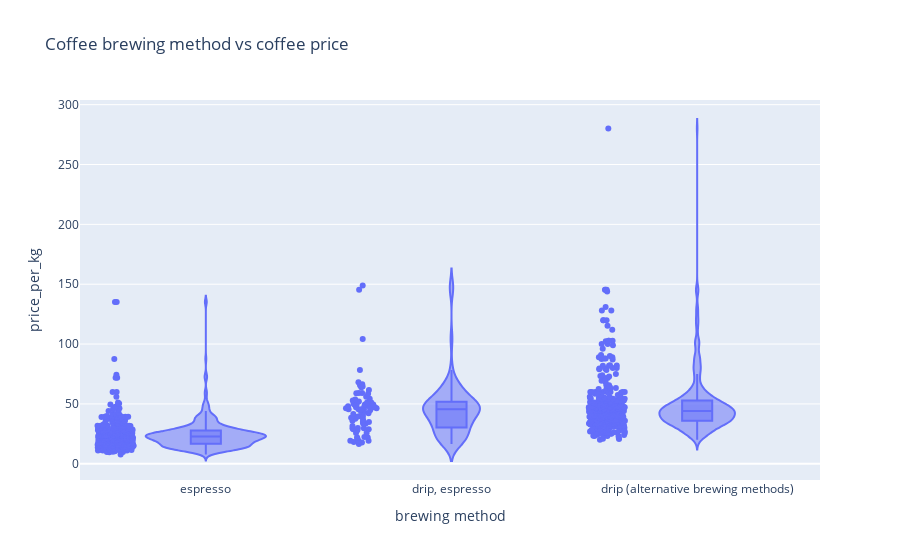

Write notebook code for a chart like this one.
### Code cell
destination_fig = px.violin(coffee_df, x='brewing method', y='price_per_kg', box=True, points="all", title="Coffee brewing method vs coffee price")
destination_fig.update_layout(xaxis_type="category", xaxis={'categoryorder':'mean ascending'})

### Figure 1 — Plotly figure (JSON) as saved in the notebook; plotly's stock layout.template omitted (floating-point values rounded to 4 significant figures; data arrays with more than 128 entries replaced by an {"elided": "..."} marker saying what was removed)
{"data": [{"alignmentgroup": "True", "box": {"visible": true}, "hovertemplate": "brewing method=%{x}<br>price_per_kg=%{y}<extra></extra>", "legendgroup": "", "marker": {"color": "#636efa"}, "name": "", "offsetgroup": "", "orientation": "v", "points": "all", "scalegroup": "True", "showlegend": false, "type": "violin", "x": {"elided": "863 str values"}, "x0": " ", "xaxis": "x", "y": {"elided": "863 float values"}, "y0": " ", "yaxis": "y"}], "layout": {"legend": {"tracegroupgap": 0}, "title": {"text": "Coffee brewing method vs coffee price"}, "violinmode": "group", "xaxis": {"anchor": "y", "categoryorder": "mean ascending", "domain": [0, 1], "title": {"text": "brewing method"}, "type": "category"}, "yaxis": {"anchor": "x", "domain": [0, 1], "title": {"text": "price_per_kg"}}}}
